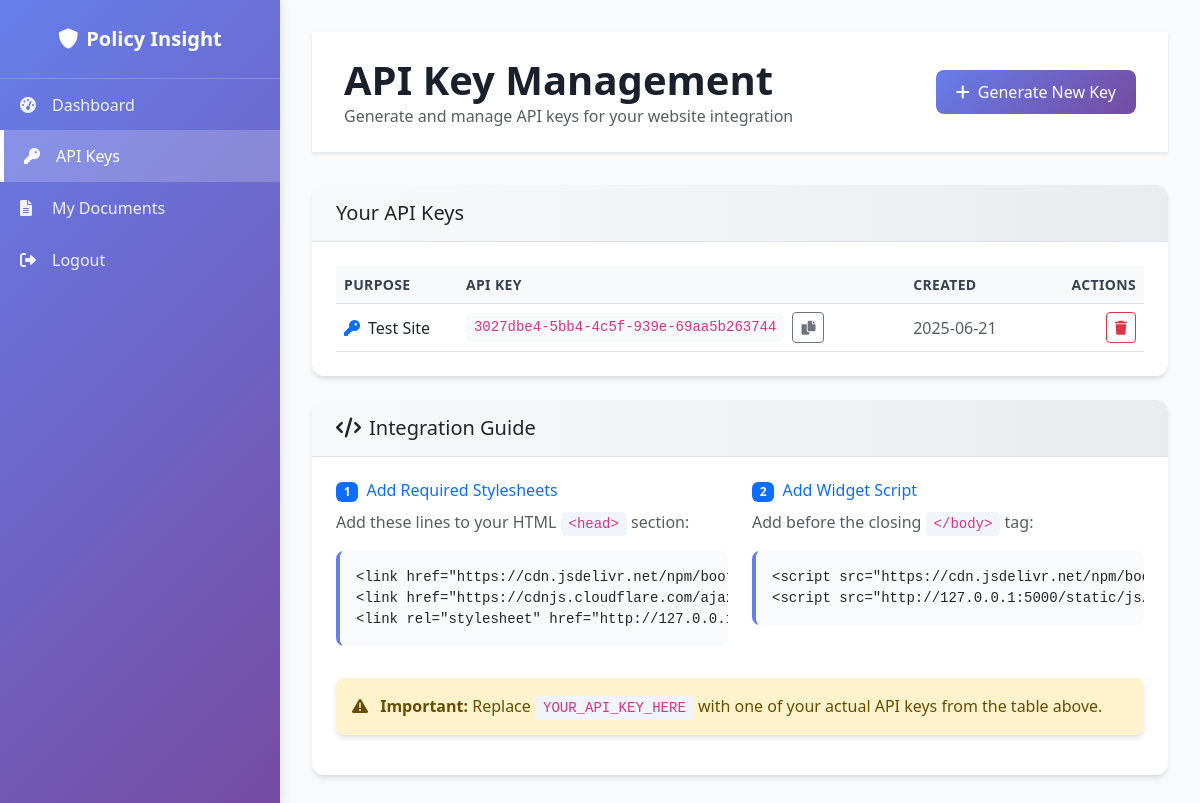
Page /client/api_key on the committed database.
### tables this page shows
CREATE TABLE api_keys (id INTEGER PRIMARY KEY, client_id INTEGER, api_key TEXT NOT NULL, purpose TEXT, issuance_timestamp DATETIME, FOREIGN KEY(client_id) REFERENCES users(id));

### index.py (the view, shortened to what this page needs)
@app.route('/client/api_key', methods=['GET', 'POST'])
def client_api_key():
    conn = get_db_connection()
    client_id_to_use = 2 # Placeholder for a real client session
    api_keys = conn.execute('SELECT * FROM api_keys WHERE client_id = ? ORDER BY issuance_timestamp DESC', (client_id_to_use,)).fetchall()
    conn.close()
    return render_template('client_api_key.html', api_keys=api_keys)

### index.py (called while the page is built)
def get_db_connection():
    conn = sqlite3.connect(DATABASE)
    conn.row_factory = sqlite3.Row
    return conn

### templates/client_api_key.html (shortened to what this page needs)
{% extends "layout.html" %}
{% block sidebar_links %}
<a href="{{ url_for('client_dashboard') }}" class="list-group-item list-group-item-action">
    <i class="fas fa-tachometer-alt"></i>Dashboard
</a>
<a href="{{ url_for('client_api_key') }}" class="list-group-item list-group-item-action active">
    <i class="fas fa-key"></i>API Keys
</a>
<a href="{{ url_for('client_documents') }}" class="list-group-item list-group-item-action">
    <i class="fas fa-file-alt"></i>My Documents
</a>
{% endblock %}
{% block content %}
<div class="page-header">
    <div class="d-flex justify-content-between align-items-center">
        <div>
            <h1 class="page-title">API Key Management</h1>
            <p class="text-muted mb-0">Generate and manage API keys for your website integration</p>
        </div>
        <button class="btn btn-primary" data-bs-toggle="modal" data-bs-target="#generateKeyModal">
            <i class="fas fa-plus me-2"></i>Generate New Key
        </button>
    </div>
</div>
<div class="card mb-4">
    <div class="card-header">
        <h5 class="mb-0">Your API Keys</h5>
    </div>
    <div class="card-body">
        {% if api_keys %}
        <div class="table-responsive">
            <table class="table table-hover align-middle">
                <thead>
                    <tr>
                        <th>Purpose</th>
                        <th>API Key</th>
                        <th>Created</th>
                        <th width="120" class="text-end">Actions</th>
                    </tr>
                </thead>
                <tbody>
                    {% for key in api_keys %}
                    <tr>
                        <td>
                            <div class="d-flex align-items-center">
                                <i class="fas fa-key text-primary me-2"></i>
                                <span class="fw-medium">{{ key['purpose'] }}</span>
                            </div>
                        </td>
                        <td>
                            <div class="d-flex align-items-center">
                                <code class="user-select-all bg-light px-2 py-1 rounded">{{ key['api_key'] }}</code>
                                <button class="btn btn-sm btn-outline-secondary ms-2" onclick="copyToClipboard('{{ key['api_key'] }}')" title="Copy to clipboard">
                                    <i class="fas fa-copy"></i>
                                </button>
                            </div>
                        </td>
                        <td>
                            <span class="text-muted">{{ key['issuance_timestamp'].split('T')[0] }}</span>
                        </td>
                        <td class="text-end">
                            <form action="{{ url_for('client_delete_api_key', key_id=key['id']) }}" method="post" class="d-inline">
                                <button type="submit" class="btn btn-sm btn-outline-danger"
                                        onclick="return confirm('Are you sure you want to revoke this API key? This action cannot be undone.');"
                                        title="Revoke key">
                                    <i class="fas fa-trash"></i>
                                </button>
                            </form>
                        </td>
                    </tr>
                    {% endfor %}
                </tbody>
            </table>
        </div>
        {% else %}
        <div class="text-center py-5">
            <i class="fas fa-key fa-3x text-muted mb-3"></i>
            <h6 class="text-muted">No API keys generated yet</h6>
            <p class="text-muted">Click the "Generate New Key" button to create your first API key</p>
        </div>
        {% endif %}
    </div>
</div>
<div class="card">
    <div class="card-header">
        <h5 class="mb-0">
            <i class="fas fa-code me-2"></i>Integration Guide
        </h5>
    </div>
    <div class="card-body">
        <div class="row">
            <div class="col-md-6">
                <h6 class="text-primary">
                    <span class="badge bg-primary me-2">1</span>Add Required Stylesheets
                </h6>
                <p class="text-muted">Add these lines to your HTML <code>&lt;head&gt;</code> section:</p>
                <pre><code>&lt;link href="https://cdn.jsdelivr.net/npm/bootstrap@5.3.0/dist/css/bootstrap.min.css" rel="stylesheet"&gt;
&lt;link href="https://cdnjs.cloudflare.com/ajax/libs/font-awesome/6.0.0/css/all.min.css" rel="stylesheet"&gt;
&lt;link rel="stylesheet" href="http://127.0.0.1:5000/static/css/widget.css"&gt;</code></pre>
            </div>
            <div class="col-md-6">
                <h6 class="text-primary">
                    <span class="badge bg-primary me-2">2</span>Add Widget Script
                </h6>
                <p class="text-muted">Add before the closing <code>&lt;/body&gt;</code> tag:</p>
                <pre><code>&lt;script src="https://cdn.jsdelivr.net/npm/bootstrap@5.3.0/dist/js/bootstrap.bundle.min.js"&gt;&lt;/script&gt;
&lt;script src="http://127.0.0.1:5000/static/js/widget.js" data-api-key="YOUR_API_KEY_HERE"&gt;&lt;/script&gt;</code></pre>
            </div>
        </div>
        <div class="alert alert-warning mt-3">
            <i class="fas fa-exclamation-triangle me-2"></i>
            <strong>Important:</strong> Replace <code>YOUR_API_KEY_HERE</code> with one of your actual API keys from the table above.
        </div>
    </div>
</div>
{% endblock %}

### templates/layout.html (style rules this page uses)
:root { --sidebar-width: 280px; --primary-gradient: linear-gradient(135deg, #667eea 0%, #764ba2 100%); --card-shadow: 0 4px 6px -1px rgba(0, 0, 0, 0.1), 0 2px 4px -1px rgba(0, 0, 0, 0.06); }
body { background-color: #f8fafc; font-family: 'Segoe UI', Tahoma, Geneva, Verdana, sans-serif; }
.list-group-item { background: transparent !important; border: none; color: rgba(255,255,255,0.9); padding: 0.875rem 1.25rem; border-radius: 0; transition: all 0.3s ease; }
.list-group-item.active { background: rgba(255,255,255,0.2) !important; color: white; border-left: 4px solid white; }
.list-group-item i { width: 20px; margin-right: 0.75rem; }
.card { border: none; box-shadow: var(--card-shadow); border-radius: 12px; overflow: hidden; }
.card-header { background: linear-gradient(90deg, #f8f9fa 0%, #e9ecef 100%); border-bottom: 1px solid #dee2e6; font-weight: 600; padding: 1rem 1.5rem; }
.card-body { padding: 1.5rem; }
.btn-primary { background: var(--primary-gradient); border: none; border-radius: 8px; padding: 0.625rem 1.25rem; font-weight: 500; transition: transform 0.2s ease; }
.page-header { background: white; padding: 1.5rem 2rem; margin-bottom: 2rem; border-bottom: 1px solid #e2e8f0; box-shadow: 0 1px 3px rgba(0,0,0,0.1); }
.page-title { margin: 0; color: #1a202c; font-weight: 600; }
code { background: #f1f5f9; padding: 0.25rem 0.5rem; border-radius: 4px; font-size: 0.875rem; }
pre code { display: block; background: #f8fafc; padding: 1rem; border-radius: 8px; border-left: 4px solid #667eea; overflow-x: auto; }
.table { margin-bottom: 0; }
.table th { background: #f8f9fa; border-top: none; color: #374151; font-weight: 600; font-size: 0.875rem; text-transform: uppercase; letter-spacing: 0.025em; }
.alert { border: none; border-radius: 8px; box-shadow: var(--card-shadow); }

### rows in the picture
api_keys: purpose "Test Site", api_key "3027dbe4-5bb4-4c5f-939e-69aa5b263744", issuance_timestamp "2025-06-21"
